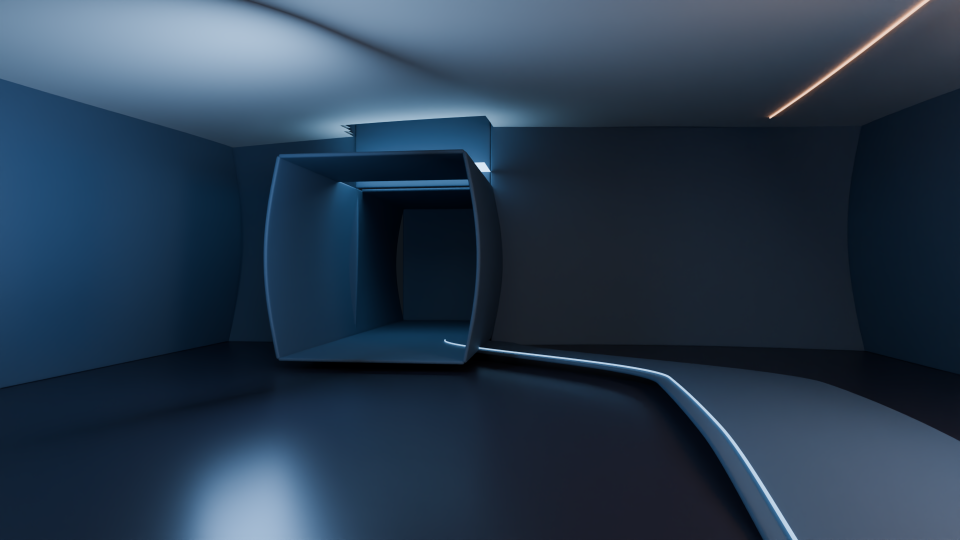
#> input picture preserved-work/2026-10-18/gate1-assets-r7/native/cycles-oidn-agx-1.png, 1920 x 1080 px, found by its file name (shown at 1/2 size); the run also reads 1 picture not shown here
$ python assemble.py
#> lines starting #> are read from the running program, lines starting #| are printed output that depends on the picture
from pathlib import Path
from PIL import Image,ImageDraw,ImageFont
P=Path('/workspace/gate1-assets-r7');D=P/'delivery';D.mkdir(exist_ok=True);A=P/'material-diagnostic';font=ImageFont.truetype('/usr/share/fonts/truetype/dejavu/DejaVuSans.ttf',22);small=ImageFont.truetype('/usr/share/fonts/truetype/dejavu/DejaVuSans.ttf',17)
rows=[(P/'native/cycles-oidn-agx-1.png','Native Cycles64 + OIDN / same p1 camera'),(A/'full.png','Actual WebGL / all effects'),(A/'normal-zero.png','DIAGNOSTIC: normal contribution zero / grey remains'),(A/'ibl-zero.png','DIAGNOSTIC: IBL zero / planar reflection remains')];im=Image.new('RGB',(1920,1180),(16,20,27));d=ImageDraw.Draw(im)
#> after `im = Image.new('RGB', (1920, 1180), (16, 20, 27))`:
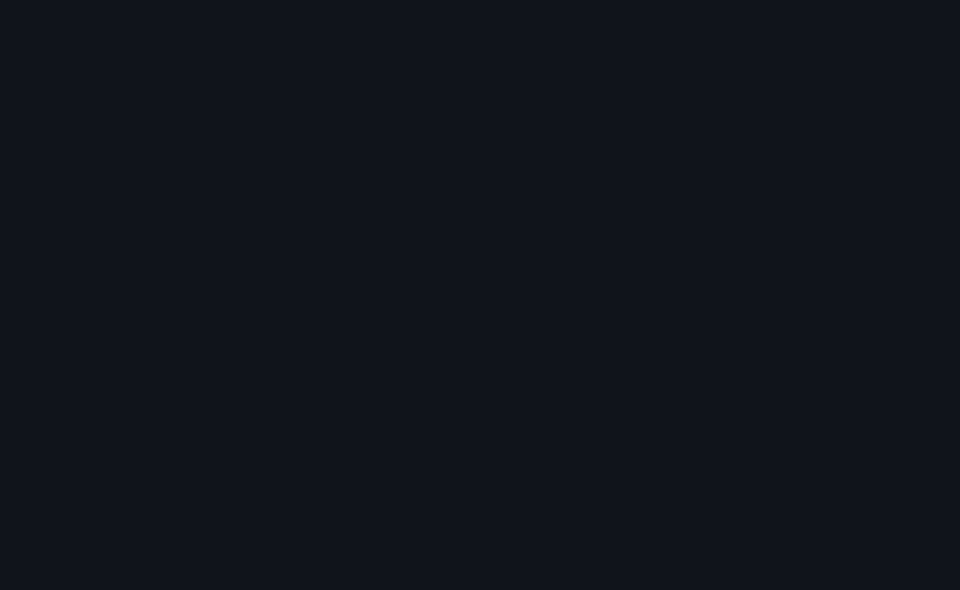
#> im: PIL image 1920x1180 RGB (shown at 1/2 size); mean R, G, B 16, 20, 27
for i,(p,title)in enumerate(rows):
 x=i%2*960;y=i//2*590;d.text((x+16,y+12),title,(238,232,220),font=font);im.paste(Image.open(p).convert('RGB').resize((960,540),Image.Resampling.LANCZOS),(x,y+50))
#> after `im.paste(Image.open(p).convert('RGB').resize((960, 540), Image.Resampl`:
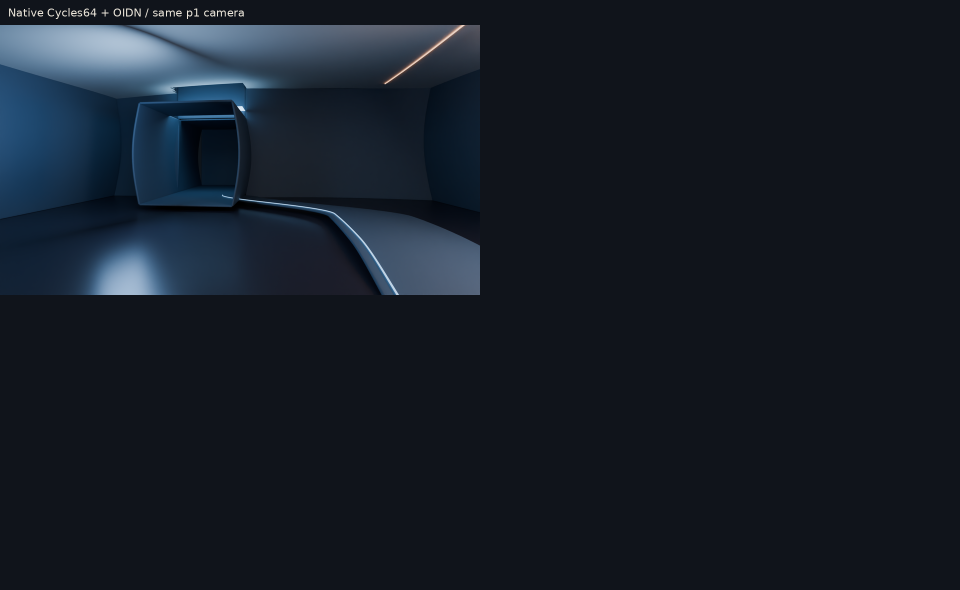
#> im: PIL image 1920x1180 RGB (shown at 1/2 size); mean R, G, B 21.6, 28.7, 38.5
#> pass 2 of the loop `for i,(p,title)in enumerate(rows):`:
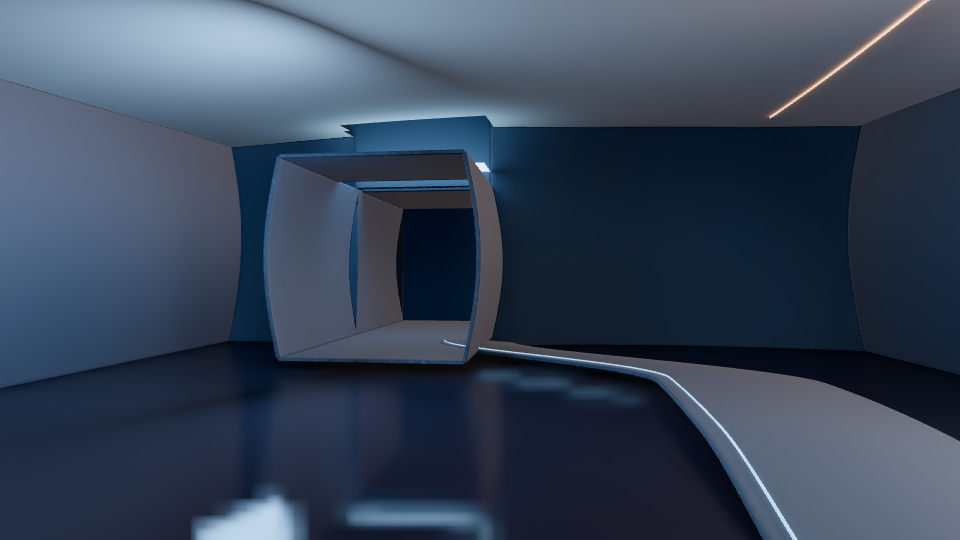
#> input picture preserved-work/2026-10-18/gate1-assets-r7/material-diagnostic/full.png, 960 x 540 px, found by its file name
#> `im.paste(Image.open(p).convert('RGB').resize((960, 540), Image.Resampl`:
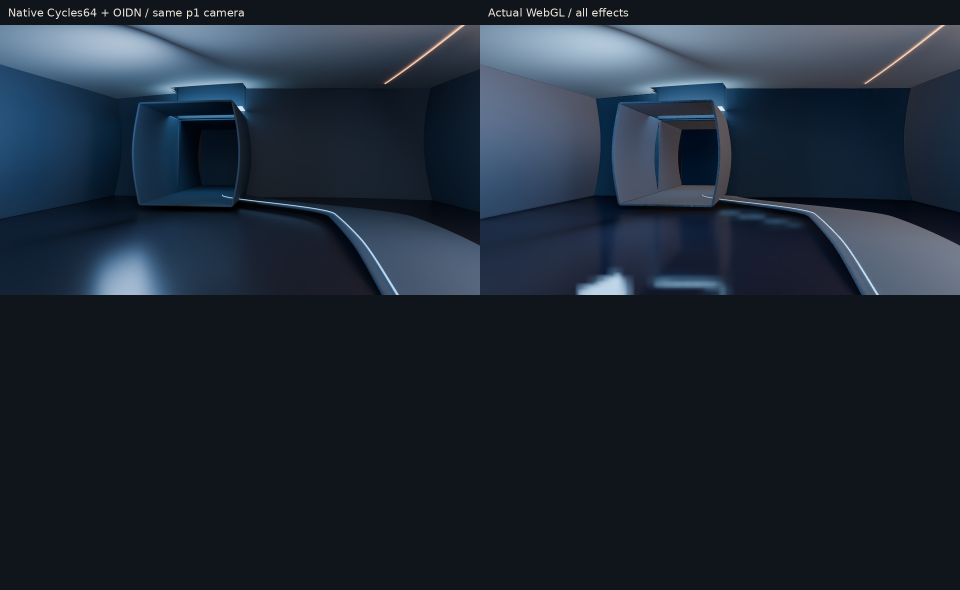
#> im: PIL image 1920x1180 RGB (shown at 1/2 size); mean R, G, B 30.8, 40, 52.5
#> pass 3 of the loop `for i,(p,title)in enumerate(rows):`:
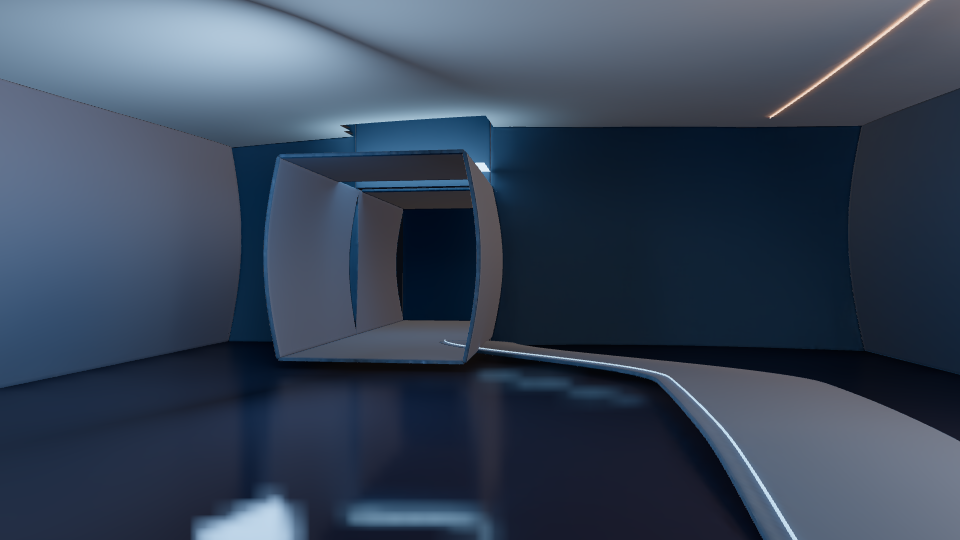
#> input picture preserved-work/2026-10-18/gate1-assets-r7/material-diagnostic/normal-zero.png, 960 x 540 px, found by its file name
#> `im.paste(Image.open(p).convert('RGB').resize((960, 540), Image.Resampl`:
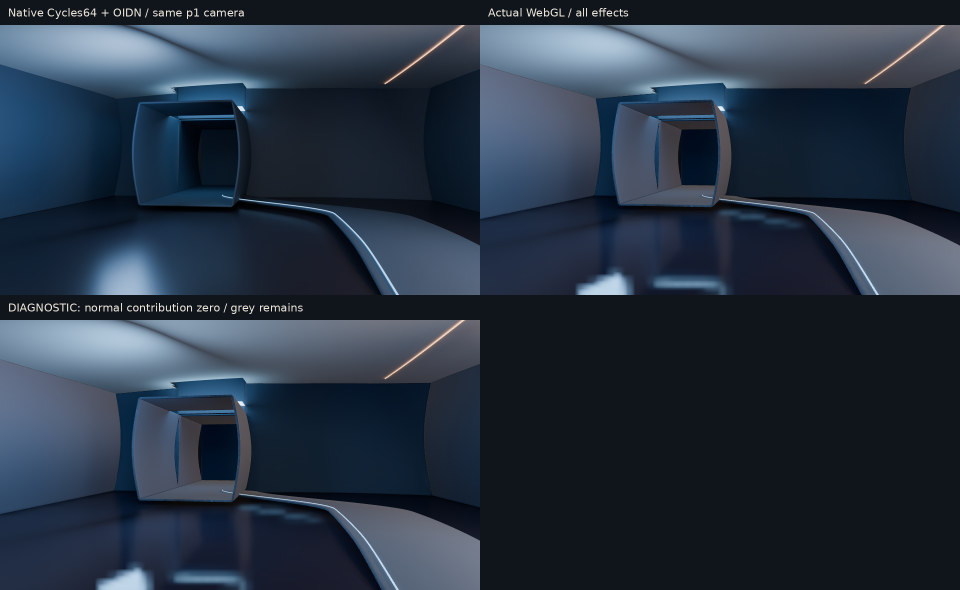
#> im: PIL image 1920x1180 RGB (shown at 1/2 size); mean R, G, B 40.1, 51.5, 66.6
#> the loop made 4 passes; the first 3 are shown
im.save(D/'G1R7-material-cause-isolation.png')
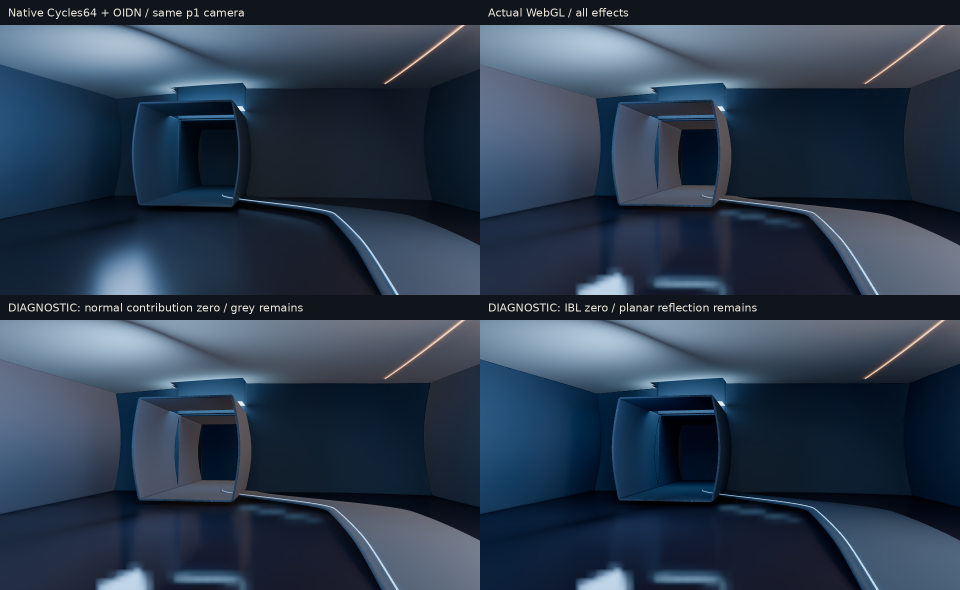
#> saved as G1R7-material-cause-isolation.png: PIL image 1920x1180 RGB (shown at 1/2 size); mean R, G, B 45, 59.9, 78.4
gap=Image.new('RGB',(1920,760),(16,20,27));d=ImageDraw.Draw(gap)
#> after `gap = Image.new('RGB', (1920, 760), (16, 20, 27))`:
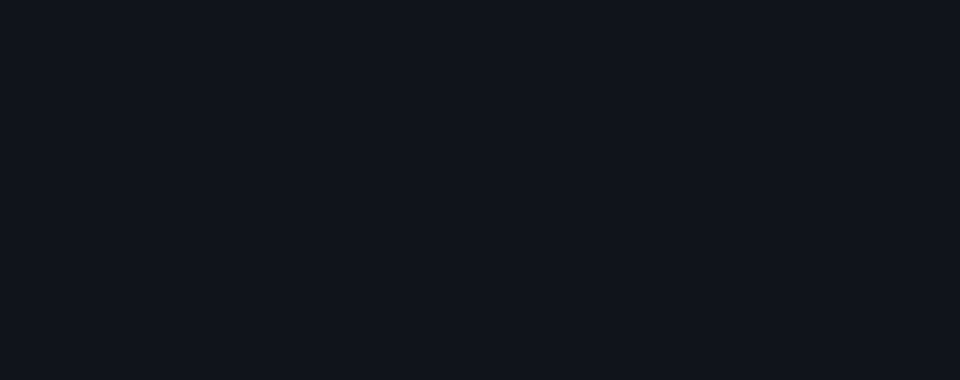
#> gap: PIL image 1920x760 RGB (shown at 1/2 size); mean R, G, B 16, 20, 27
for i,(name,label)in enumerate([('full','Actual WebGL'),('material-albedo','Unlit material base colours'),('vertex-normal','Geometry vertex normals')]):
 x=i*640;d.text((x+18,12),label,(238,232,220),font=font);crop=Image.open(A/(name+'.png')).convert('RGB').crop((350,180,430,340)).resize((320,640),Image.Resampling.NEAREST);gap.paste(crop,(x+160,52));d.text((x+20,704),'Same p1 pixels: background RGB(8,11,17)',(190,204,220),font=small)
#> after `crop = Image.open(A / (name + '.png')).convert('RGB').crop((350, 180, `:
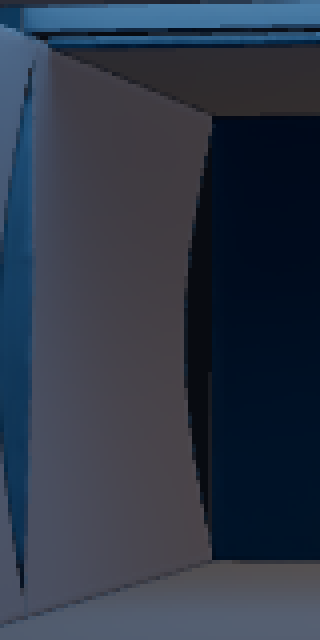
#> crop: PIL image 320x640 RGB; mean R, G, B 46, 54.9, 70.3
#> after `gap.paste(crop, (x + 160, 52))`:
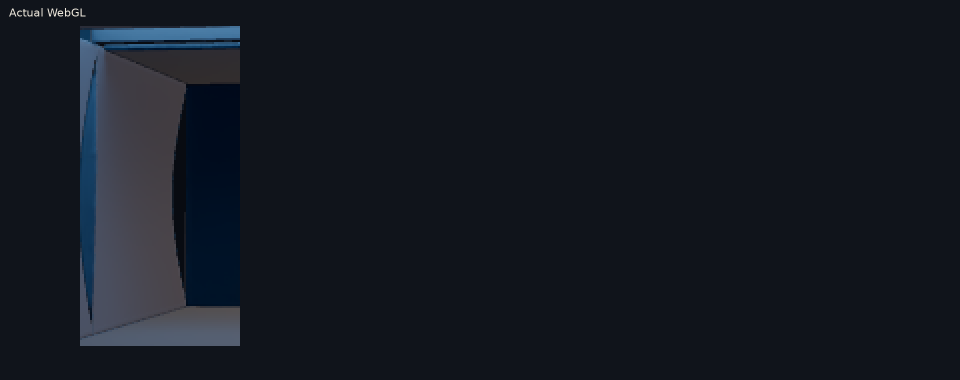
#> gap: PIL image 1920x760 RGB (shown at 1/2 size); mean R, G, B 20.3, 25, 33.2
#> pass 2 of the loop `for i,(name,label)in enumerate([('full','Actual WebGL'),('material-alb..`:
#> (the run stopped early here; a loop or call above may not have finished)
